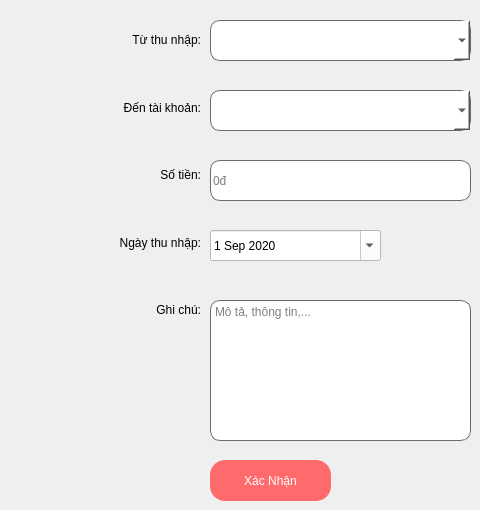
        <widget class="QWidget" name="tab1_P3">
         <attribute name="title">
          <string>Thu nhập</string>
         </attribute>
         <widget class="QPushButton" name="btn_p3_XacNhan">
          <property name="geometry">
           <rect>
            <x>210</x>
            <y>460</y>
            <width>121</width>
            <height>41</height>
           </rect>
          </property>
          <property name="styleSheet">
           <string notr="true">border-radius: 15px;
color: rgb(255, 255, 255);
background-color: rgb(255, 106, 108);
font: 75 15pt &quot;MS Shell Dlg 2&quot;;</string>
          </property>
          <property name="text">
           <string>Xác Nhận</string>
          </property>
         </widget>
         <widget class="QDateEdit" name="dateEdit_p3_NgayThuNhap">
          <property name="geometry">
           <rect>
            <x>210</x>
            <y>230</y>
            <width>171</width>
            <height>31</height>
           </rect>
          </property>
          <property name="styleSheet">
           <string notr="true">font: 75 18pt &quot;Segoe UI&quot;;
background-color: rgb(255, 255, 255);
color: rgb(0, 0, 0);</string>
          </property>
          <property name="alignment">
           <set>Qt::AlignLeading|Qt::AlignLeft|Qt::AlignVCenter</set>
          </property>
          <property name="currentSection">
           <enum>QDateTimeEdit::DaySection</enum>
          </property>
          <property name="calendarPopup">
           <bool>true</bool>
          </property>
          <property name="timeSpec">
           <enum>Qt::LocalTime</enum>
          </property>
          <property name="date">
           <date>
            <year>2020</year>
            <month>9</month>
            <day>1</day>
           </date>
          </property>
         </widget>
         <widget class="QLineEdit" name="lineEdit_p3_SoTien">
          <property name="geometry">
           <rect>
            <x>210</x>
            <y>160</y>
            <width>261</width>
            <height>41</height>
           </rect>
          </property>
          <property name="styleSheet">
           <string notr="true">font: 16pt &quot;Segoe UI&quot;;
background-color: rgb(255, 255, 255);

border-radius: 10px;
border: 1px solid #6d6875;</string>
          </property>
          <property name="alignment">
           <set>Qt::AlignLeading|Qt::AlignLeft|Qt::AlignVCenter</set>
          </property>
          <property name="placeholderText">
           <string>0đ</string>
          </property>
         </widget>
         <widget class="QComboBox" name="comboBox_p3_DenTaiKhoan_tab1">
          <property name="geometry">
           <rect>
            <x>210</x>
            <y>90</y>
            <width>261</width>
            <height>41</height>
           </rect>
          </property>
          <property name="styleSheet">
           <string notr="true">border-radius: 10px;
border: 1px solid #6d6875;
color: rgb(0, 0, 0);
background-color: rgb(255, 255, 255);
font: 75 14pt &quot;Segoe UI&quot;;</string>
          </property>
         </widget>
         <widget class="QWidget" name="layoutWidget_4">
          <property name="geometry">
           <rect>
            <x>0</x>
            <y>10</y>
            <width>201</width>
            <height>331</height>
           </rect>
          </property>
          <layout class="QVBoxLayout" name="verticalLayout_P3_tab1">
           <item>
            <widget class="QLabel" name="label_p3_LoaiThuNhap">
             <property name="styleSheet">
              <string notr="true">font: 75 15pt &quot;Segoe UI&quot;;</string>
             </property>
             <property name="text">
              <string>&lt;html&gt;&lt;head/&gt;&lt;body&gt;&lt;p align=&quot;right&quot;&gt;Từ thu nhập:&lt;/p&gt;&lt;/body&gt;&lt;/html&gt;</string>
             </property>
            </widget>
           </item>
           <item>
            <widget class="QLabel" name="label_p3_DenTaiKhoan">
             <property name="styleSheet">
              <string notr="true">font: 75 15pt &quot;Segoe UI&quot;;</string>
             </property>
             <property name="text">
              <string>&lt;html&gt;&lt;head/&gt;&lt;body&gt;&lt;p align=&quot;right&quot;&gt;Đến tài khoản:&lt;/p&gt;&lt;/body&gt;&lt;/html&gt;</string>
             </property>
            </widget>
           </item>
           <item>
            <widget class="QLabel" name="label_p3_SoTien">
             <property name="styleSheet">
              <string notr="true">font: 75 15pt &quot;Segoe UI&quot;;</string>
             </property>
             <property name="text">
              <string>&lt;html&gt;&lt;head/&gt;&lt;body&gt;&lt;p align=&quot;right&quot;&gt;Số tiền:&lt;/p&gt;&lt;/body&gt;&lt;/html&gt;</string>
             </property>
            </widget>
           </item>
           <item>
            <widget class="QLabel" name="label_p3_NgayThuNhap">
             <property name="styleSheet">
              <string notr="true">font: 75 15pt &quot;Segoe UI&quot;;</string>
             </property>
             <property name="text">
              <string>&lt;html&gt;&lt;head/&gt;&lt;body&gt;&lt;p align=&quot;right&quot;&gt;Ngày thu nhập:&lt;/p&gt;&lt;/body&gt;&lt;/html&gt;</string>
             </property>
            </widget>
           </item>
           <item>
            <widget class="QLabel" name="label_p3_GhiChu">
             <property name="styleSheet">
              <string notr="true">font: 75 15pt &quot;Segoe UI&quot;;</string>
             </property>
             <property name="text">
              <string>&lt;html&gt;&lt;head/&gt;&lt;body&gt;&lt;p align=&quot;right&quot;&gt;Ghi chú:&lt;/p&gt;&lt;/body&gt;&lt;/html&gt;</string>
             </property>
            </widget>
           </item>
          </layout>
         </widget>
         <widget class="QTextEdit" name="textEdit_p3_GhiChu">
          <property name="geometry">
           <rect>
            <x>210</x>
            <y>300</y>
            <width>261</width>
            <height>141</height>
           </rect>
          </property>
          <property name="styleSheet">
           <string notr="true">background-color: rgb(255, 255, 255);
font: 13pt &quot;Segoe UI&quot;;

border-radius: 10px;
border: 1px solid #6d6875;</string>
          </property>
          <property name="placeholderText">
           <string>Mô tả, thông tin,...</string>
          </property>
         </widget>
         <widget class="QComboBox" name="comboBox_p3_LoaiThuNhap_tab1">
          <property name="geometry">
           <rect>
            <x>210</x>
            <y>20</y>
            <width>261</width>
            <height>41</height>
           </rect>
          </property>
          <property name="styleSheet">
           <string notr="true">border-radius: 10px;
border: 1px solid #6d6875;
color: rgb(0, 0, 0);
background-color: rgb(255, 255, 255);
font: 75 14pt &quot;Segoe UI&quot;;</string>
          </property>
         </widget>
        </widget>
